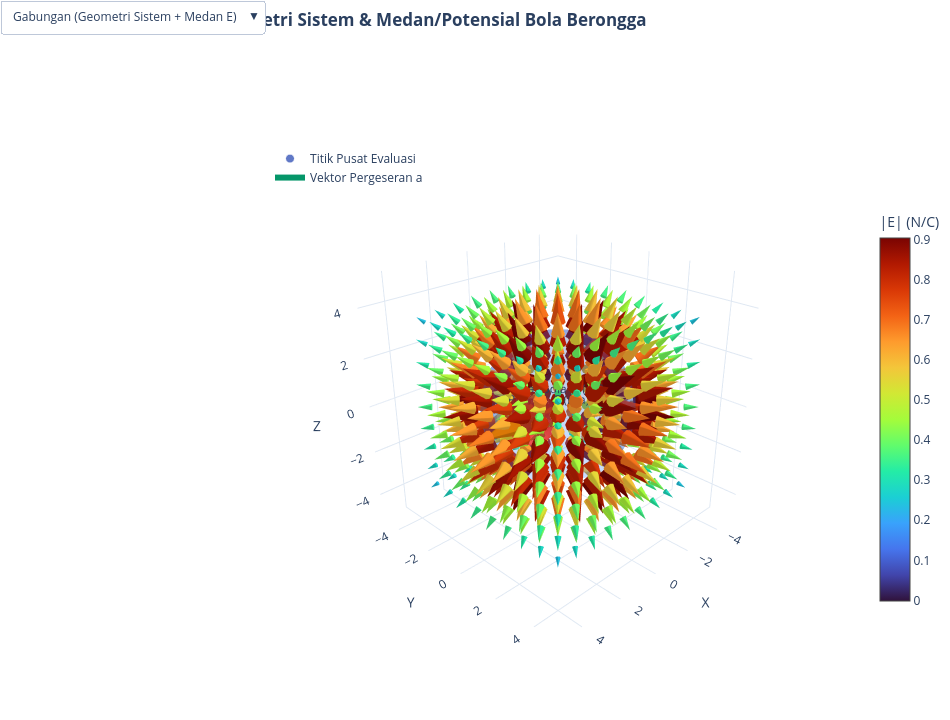

Write notebook code for a chart like this one.
### Markdown cell above
## 3. Proyeksi Sistem & Hasil Medan/Potensial Menggunakan Plot 3D Interaktif (Plotly)

Untuk memenuhi kebutuhan visualisasi spasial 3D interaktif, modul berikut memproyeksikan:
1. **Model Geometri Sistem 3D (Cutaway Projection)**: Memperlihatkan bola utama semi-transparan dengan bukaan oktan untuk menyingkap posisi rongga bola kecil di dalamnya beserta sumbu koordinat dan vektor jarak $\vec{a}$.
2. **Vektor Medan Listrik 3D (Electric Field Cones)**: Vektor panah 3D $\vec{E}(x,y,z)$ di dalam dan luar bola, dengan sorotan khusus medan homogen di dalam rongga.
3. **Titik Evaluasi Khusus**: Menampilkan letak titik $r=0$ dan $r=a$ beserta vektor medan listriknya.
4. **Permukaan Ekipotensial 3D (Isosurface)**: Menampilkan lapisan-lapisan permukaan potensial konstan $V(x,y,z)$ di sekitar bola dan rongga.
5. **Menu Kontrol Interaktif**: Terdapat dropdown di pojok grafik untuk beralih antara tampilan geometri sistem, medan listrik, potensial, dan semua elemen secara dinamis.

### Code cell
import plotly.graph_objects as go

# Fungsi umum medan dan potensial bola konstituen
def medan_dan_potensial_bola(points, center, radius, rapat_muatan, eps0=1.0):
    disp = points - center
    r = np.linalg.norm(disp, axis=-1)
    r_safe = np.maximum(r, 1e-12)
    
    inside = r <= radius
    outside = ~inside
    
    # Medan Listrik
    E = np.zeros_like(disp)
    E[inside] = (rapat_muatan / (3.0 * eps0)) * disp[inside]
    E[outside] = (rapat_muatan * radius**3 / (3.0 * eps0)) * (disp[outside] / (r_safe[outside, None]**3))
    
    # Potensial Listrik
    V = np.zeros(r.shape, dtype=float)
    V[inside] = (rapat_muatan / (6.0 * eps0)) * (3.0 * radius**2 - r[inside]**2)
    V[outside] = (rapat_muatan * radius**3 / (3.0 * eps0)) / r_safe[outside]
    return E, V

def visualisasi_3d_interaktif(R1=3.0, R2=1.0, a=1.4, rho=1.0, eps0=1.0):
    # --- 1. Permukaan Geometri Sistem 3D ---
    u = np.linspace(0, 2*np.pi, 50)
    v = np.linspace(0, np.pi, 25)
    su = np.outer(np.cos(u), np.sin(v))
    sv = np.outer(np.sin(u), np.sin(v))
    sw = np.outer(np.ones_like(u), np.cos(v))
    
    # Bola utama dengan potongan cutaway oktan (x>0 dan y>0) untuk melihat rongga di dalam
    X_out, Y_out, Z_out = R1 * su, R1 * sv, R1 * sw
    cutaway = (X_out > 0) & (Y_out > 0)
    X_cut = np.where(cutaway, np.nan, X_out)
    Y_cut = np.where(cutaway, np.nan, Y_out)
    Z_cut = np.where(cutaway, np.nan, Z_out)
    
    surf_outer = go.Surface(
        x=X_cut, y=Y_cut, z=Z_cut,
        opacity=0.28, colorscale=[[0, '#3b82f6'], [1, '#1d4ed8']],
        showscale=False, name=f'Bola Utama (R1={R1})',
        hovertemplate='Bola Utama Pejal: R1 = %{x:.2f}<extra></extra>'
    )
    
    # Rongga dalam bola
    X_cav = a + R2 * su
    Y_cav = R2 * sv
    Z_cav = R2 * sw
    surf_cav = go.Surface(
        x=X_cav, y=Y_cav, z=Z_cav,
        opacity=0.82, colorscale=[[0, '#ef4444'], [1, '#991b1b']],
        showscale=False, name=f'Dinding Rongga (R2={R2})',
        hovertemplate='Dinding Rongga: r = %{x:.2f}<extra></extra>'
    )
    
    # Penanda titik pusat bola dan pusat rongga
    centers = go.Scatter3d(
        x=[0, a], y=[0, 0], z=[0, 0],
        mode='markers+text',
        marker=dict(size=[9, 9], color=['#1e40af', '#dc2626']),
        text=['Pusat Bola O (r=0)', 'Pusat Rongga C (r=a)'],
        textposition='top center',
        name='Titik Pusat Evaluasi'
    )
    
    # Garis vektor pergeseran a
    line_a = go.Scatter3d(
        x=[0, a], y=[0, 0], z=[0, 0],
        mode='lines',
        line=dict(color='#059669', width=6, dash='solid'),
        name='Vektor Pergeseran a'
    )
    
    # --- 2. Vektor Medan Listrik 3D (Cones) ---
    N_grid = 9
    coords = np.linspace(-R1*1.15, R1*1.15, N_grid)
    Xg, Yg, Zg = np.meshgrid(coords, coords, coords, indexing='ij')
    pts_field = np.column_stack((Xg.ravel(), Yg.ravel(), Zg.ravel()))
    
    E1, _ = medan_dan_potensial_bola(pts_field, np.array([0,0,0]), R1, rho, eps0)
    E2, _ = medan_dan_potensial_bola(pts_field, np.array([a,0,0]), R2, -rho, eps0)
    E_tot = E1 + E2
    E_mag = np.linalg.norm(E_tot, axis=1)
    
    mask_field = (E_mag > 0.04) & (E_mag < np.percentile(E_mag, 97))
    field_cones = go.Cone(
        x=pts_field[mask_field, 0], y=pts_field[mask_field, 1], z=pts_field[mask_field, 2],
        u=E_tot[mask_field, 0], v=E_tot[mask_field, 1], w=E_tot[mask_field, 2],
        colorscale='Turbo', cmin=0, cmax=float(np.percentile(E_mag, 95)),
        colorbar=dict(title="|E| (N/C)", len=0.65, x=1.02),
        sizemode='scaled', sizeref=1.6, anchor='tail',
        name='Medan Listrik E (3D)', showscale=True
    )
    
    # Vektor E khusus di titik evaluasi: O(0,0,0) dan C(a,0,0)
    pts_eval = np.array([[0.0, 0.0, 0.0], [a, 0.0, 0.0]])
    E1_ev, _ = medan_dan_potensial_bola(pts_eval, np.array([0,0,0]), R1, rho, eps0)
    E2_ev, _ = medan_dan_potensial_bola(pts_eval, np.array([a,0,0]), R2, -rho, eps0)
    E_eval_tot = E1_ev + E2_ev
    
    eval_cones = go.Cone(
        x=[0, a], y=[0, 0], z=[0, 0],
        u=[E_eval_tot[0, 0], E_eval_tot[1, 0]],
        v=[E_eval_tot[0, 1], E_eval_tot[1, 1]],
        w=[E_eval_tot[0, 2], E_eval_tot[1, 2]],
        colorscale=[[0, '#f59e0b'], [1, '#d97706']],
        sizemode='absolute', sizeref=0.55, anchor='tail',
        showscale=False, name='E di Titik Soal (O & C)'
    )
    
    # --- 3. Isosurface Potensial Listrik 3D ---
    N_iso = 21
    coords_iso = np.linspace(-R1*1.1, R1*1.1, N_iso)
    Xi, Yi, Zi = np.meshgrid(coords_iso, coords_iso, coords_iso, indexing='ij')
    pts_iso = np.column_stack((Xi.ravel(), Yi.ravel(), Zi.ravel()))
    
    _, V1_iso = medan_dan_potensial_bola(pts_iso, np.array([0,0,0]), R1, rho, eps0)
    _, V2_iso = medan_dan_potensial_bola(pts_iso, np.array([a,0,0]), R2, -rho, eps0)
    V_tot = (V1_iso + V2_iso).reshape(Xi.shape)
    
    iso_potential = go.Isosurface(
        x=Xi.ravel(), y=Yi.ravel(), z=Zi.ravel(), value=V_tot.ravel(),
        isomin=float(np.percentile(V_tot, 25)),
        isomax=float(np.percentile(V_tot, 92)),
        surface_count=5, opacity=0.45, colorscale='Viridis',
        colorbar=dict(title="V (Volt)", len=0.65, x=1.12),
        slices_z=dict(show=True, locations=[0]),
        name='Potensial Listrik 3D (Isosurface)', showscale=True,
        visible=False
    )
    
    # Urutan traces:
    # 0: surf_outer, 1: surf_cav, 2: centers, 3: line_a
    # 4: field_cones, 5: eval_cones
    # 6: iso_potential
    fig = go.Figure(data=[surf_outer, surf_cav, centers, line_a, field_cones, eval_cones, iso_potential])
    
    # Menu Dropdown Interaktif untuk kontrol tampilan
    fig.update_layout(
        updatemenus=[
            dict(
                type="dropdown",
                direction="down",
                x=0.01, y=1.15,
                showactive=True,
                buttons=[
                    dict(
                        label="Gabungan (Geometri Sistem + Medan E)",
                        method="update",
                        args=[{"visible": [True, True, True, True, True, True, False]}]
                    ),
                    dict(
                        label="Proyeksi Geometri Sistem Soal 3D",
                        method="update",
                        args=[{"visible": [True, True, True, True, False, False, False]}]
                    ),
                    dict(
                        label="Vektor Medan Listrik 3D (E Cones)",
                        method="update",
                        args=[{"visible": [False, True, True, True, True, True, False]}]
                    ),
                    dict(
                        label="Potensial Listrik 3D (Isosurface)",
                        method="update",
                        args=[{"visible": [False, True, True, True, False, False, True]}]
                    ),
                    dict(
                        label="Tampilkan Semua Komponen Lengkap",
                        method="update",
                        args=[{"visible": [True, True, True, True, True, True, True]}]
                    )
                ]
            )
        ],
        title=dict(
            text="<b>Proyeksi 3D Interaktif: Geometri Sistem & Medan/Potensial Bola Berongga</b>",
            x=0.02, y=0.98
        ),
        template="plotly_white",
        width=950, height=720,
        scene=dict(
            xaxis_title="X", yaxis_title="Y", zaxis_title="Z",
            aspectmode="cube",
            camera=dict(eye=dict(x=1.8, y=1.8, z=1.25))
        ),
        margin=dict(l=0, r=0, t=60, b=0),
        legend=dict(x=0.02, y=0.92, bgcolor='rgba(255,255,255,0.7)')
    )
    return fig

fig_3d = visualisasi_3d_interaktif(R1_def, R2_def, a_def, rho_def, eps0_def)
fig_3d.show()

### Figure 1 — Plotly figure (JSON) as saved in the notebook; plotly's stock layout.template omitted (floating-point values rounded to 4 significant figures; data arrays with more than 128 entries replaced by an {"elided": "..."} marker saying what was removed)
{"data": [{"colorscale": [[0, "#3b82f6"], [1, "#1d4ed8"]], "hovertemplate": "Bola Utama Pejal: R1 = %{x:.2f}<extra></extra>", "name": "Bola Utama (R1=3.0)", "opacity": 0.28, "showscale": false, "type": "surface", "x": {"elided": "50x25 float values"}, "y": {"elided": "50x25 float values"}, "z": {"elided": "50x25 float values"}}, {"colorscale": [[0, "#ef4444"], [1, "#991b1b"]], "hovertemplate": "Dinding Rongga: r = %{x:.2f}<extra></extra>", "name": "Dinding Rongga (R2=1.0)", "opacity": 0.82, "showscale": false, "type": "surface", "x": {"elided": "50x25 float values"}, "y": {"elided": "50x25 float values"}, "z": {"elided": "50x25 float values"}}, {"marker": {"color": ["#1e40af", "#dc2626"], "size": [9, 9]}, "mode": "markers+text", "name": "Titik Pusat Evaluasi", "text": ["Pusat Bola O (r=0)", "Pusat Rongga C (r=a)"], "textposition": "top center", "type": "scatter3d", "x": [0, 1.4], "y": [0, 0], "z": [0, 0]}, {"line": {"color": "#059669", "dash": "solid", "width": 6}, "mode": "lines", "name": "Vektor Pergeseran a", "type": "scatter3d", "x": [0, 1.4], "y": [0, 0], "z": [0, 0]}, {"anchor": "tail", "cmax": 0.9046, "cmin": 0, "colorbar": {"len": 0.65, "title": {"text": "|E| (N/C)"}, "x": 1.02}, "colorscale": [[0, "#30123b"], [0.07143, "#4145ab"], [0.1429, "#4675ed"], [0.2143, "#39a2fc"], [0.2857, "#1bcfd4"], [0.3571, "#24eca6"], [0.4286, "#61fc6c"], [0.5, "#a4fc3b"], [0.5714, "#d1e834"], [0.6429, "#f3c63a"], [0.7143, "#fe9b2d"], [0.7857, "#f36315"], [0.8571, "#d93806"], [0.9286, "#b11901"], [1, "#7a0402"]], "name": "Medan Listrik E (3D)", "showscale": true, "sizemode": "scaled", "sizeref": 1.6, "type": "cone", "u": {"elided": "703 float values"}, "v": {"elided": "703 float values"}, "w": {"elided": "703 float values"}, "x": {"elided": "703 float values"}, "y": {"elided": "703 float values"}, "z": {"elided": "703 float values"}}, {"anchor": "tail", "colorscale": [[0, "#f59e0b"], [1, "#d97706"]], "name": "E di Titik Soal (O & C)", "showscale": false, "sizemode": "absolute", "sizeref": 0.55, "type": "cone", "u": [0.1701, 0.4667], "v": [0, 0], "w": [0, 0], "x": [0, 1.4], "y": [0, 0], "z": [0, 0]}, {"colorbar": {"len": 0.65, "title": {"text": "V (Volt)"}, "x": 1.12}, "colorscale": [[0, "#440154"], [0.1111, "#482878"], [0.2222, "#3e4989"], [0.3333, "#31688e"], [0.4444, "#26828e"], [0.5556, "#1f9e89"], [0.6667, "#35b779"], [0.7778, "#6ece58"], [0.8889, "#b5de2b"], [1, "#fde725"]], "isomax": 3.749, "isomin": 2.157, "name": "Potensial Listrik 3D (Isosurface)", "opacity": 0.45, "showscale": true, "slices": {"z": {"locations": [0], "show": true}}, "surface": {"count": 5}, "type": "isosurface", "value": {"elided": "9261 float values"}, "visible": false, "x": {"elided": "9261 float values"}, "y": {"elided": "9261 float values"}, "z": {"elided": "9261 float values"}}], "layout": {"height": 720, "legend": {"bgcolor": "rgba(255,255,255,0.7)", "x": 0.02, "y": 0.92}, "margin": {"b": 0, "l": 0, "r": 0, "t": 60}, "scene": {"aspectmode": "cube", "camera": {"eye": {"x": 1.8, "y": 1.8, "z": 1.25}}, "xaxis": {"title": {"text": "X"}}, "yaxis": {"title": {"text": "Y"}}, "zaxis": {"title": {"text": "Z"}}}, "title": {"text": "<b>Proyeksi 3D Interaktif: Geometri Sistem & Medan/Potensial Bola Berongga</b>", "x": 0.02, "y": 0.98}, "updatemenus": [{"buttons": [{"args": [{"visible": [true, true, true, true, true, true, false]}], "label": "Gabungan (Geometri Sistem + Medan E)", "method": "update"}, {"args": [{"visible": [true, true, true, true, false, false, false]}], "label": "Proyeksi Geometri Sistem Soal 3D", "method": "update"}, {"args": [{"visible": [false, true, true, true, true, true, false]}], "label": "Vektor Medan Listrik 3D (E Cones)", "method": "update"}, {"args": [{"visible": [false, true, true, true, false, false, true]}], "label": "Potensial Listrik 3D (Isosurface)", "method": "update"}, {"args": [{"visible": [true, true, true, true, true, true, true]}], "label": "Tampilkan Semua Komponen Lengkap", "method": "update"}], "direction": "down", "showactive": true, "type": "dropdown", "x": 0.01, "y": 1.15}], "width": 950}}
